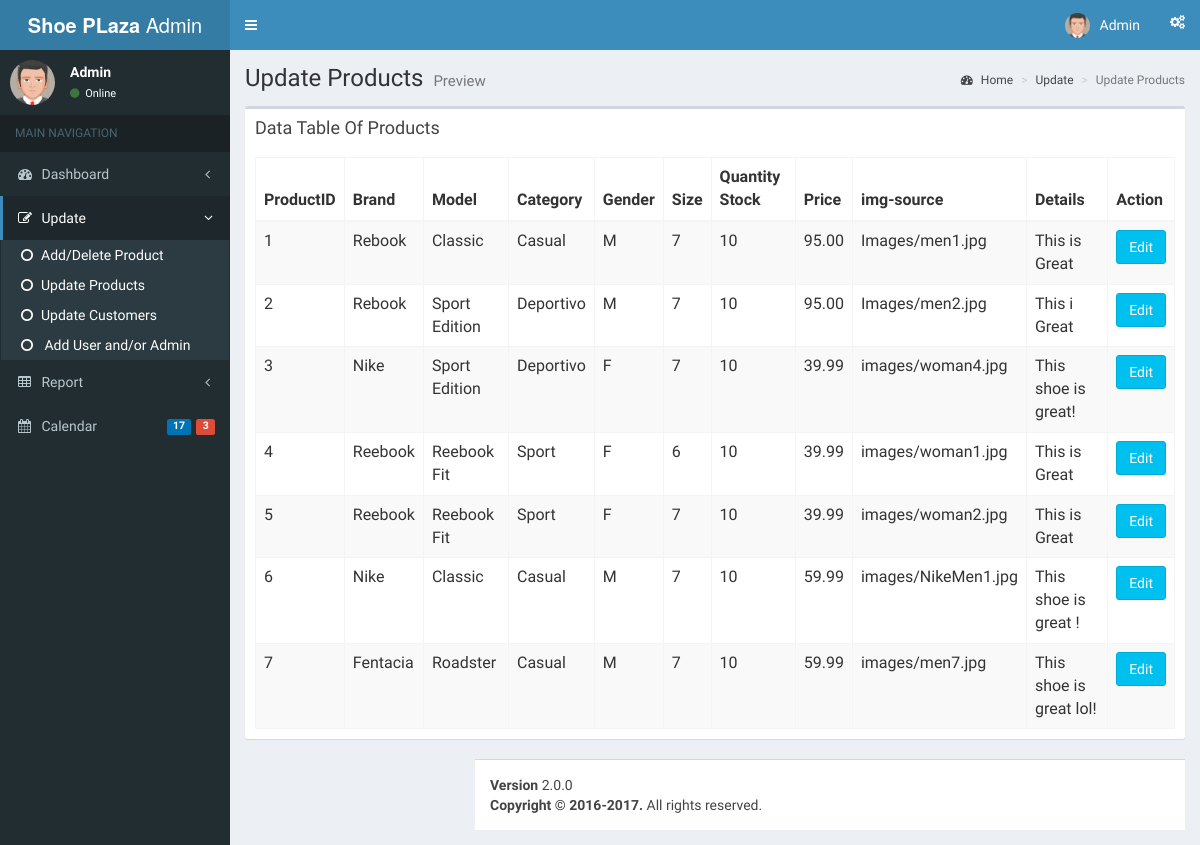
The page /admin/pages/forms/general3.php on the database as committed earlier.
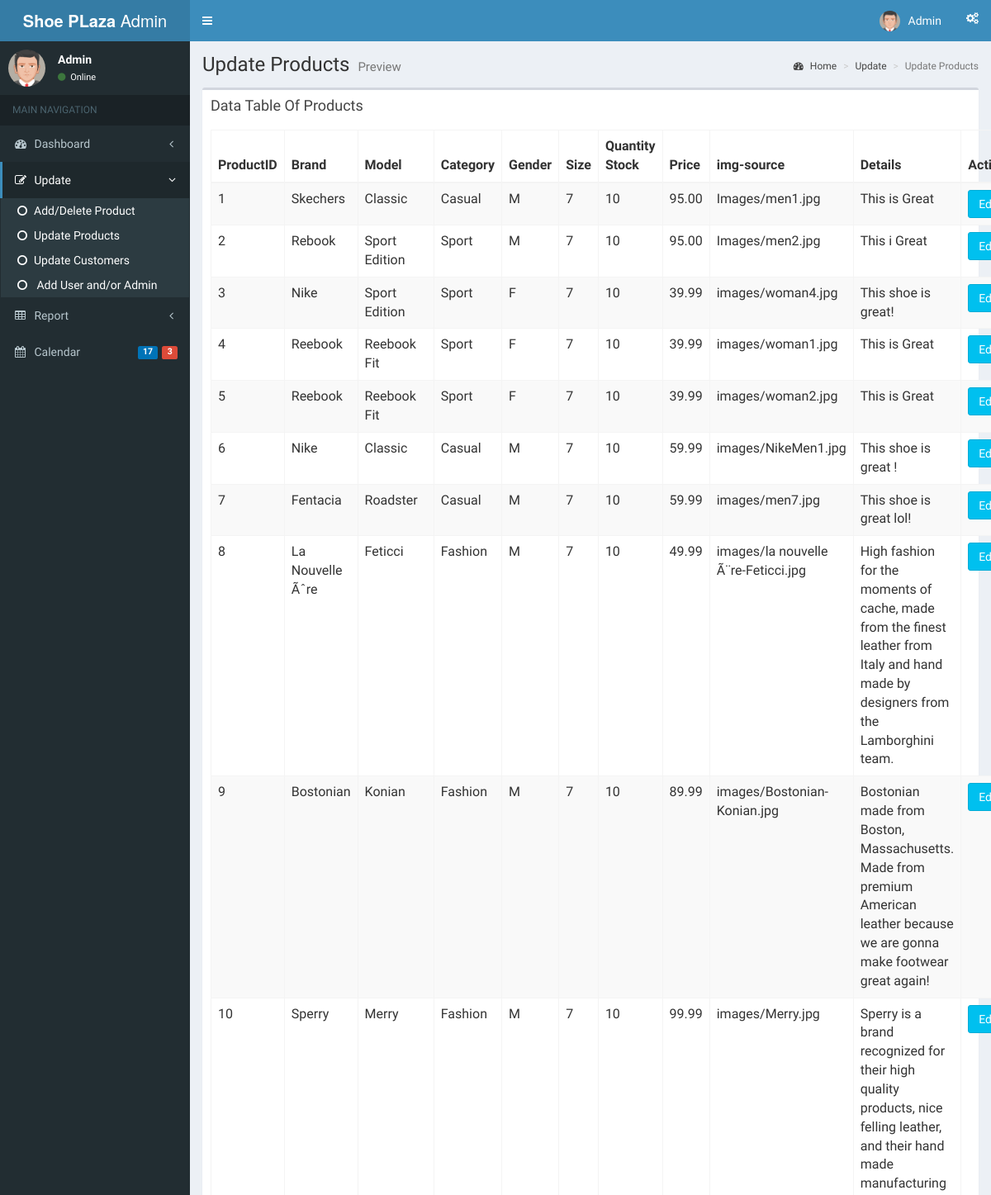
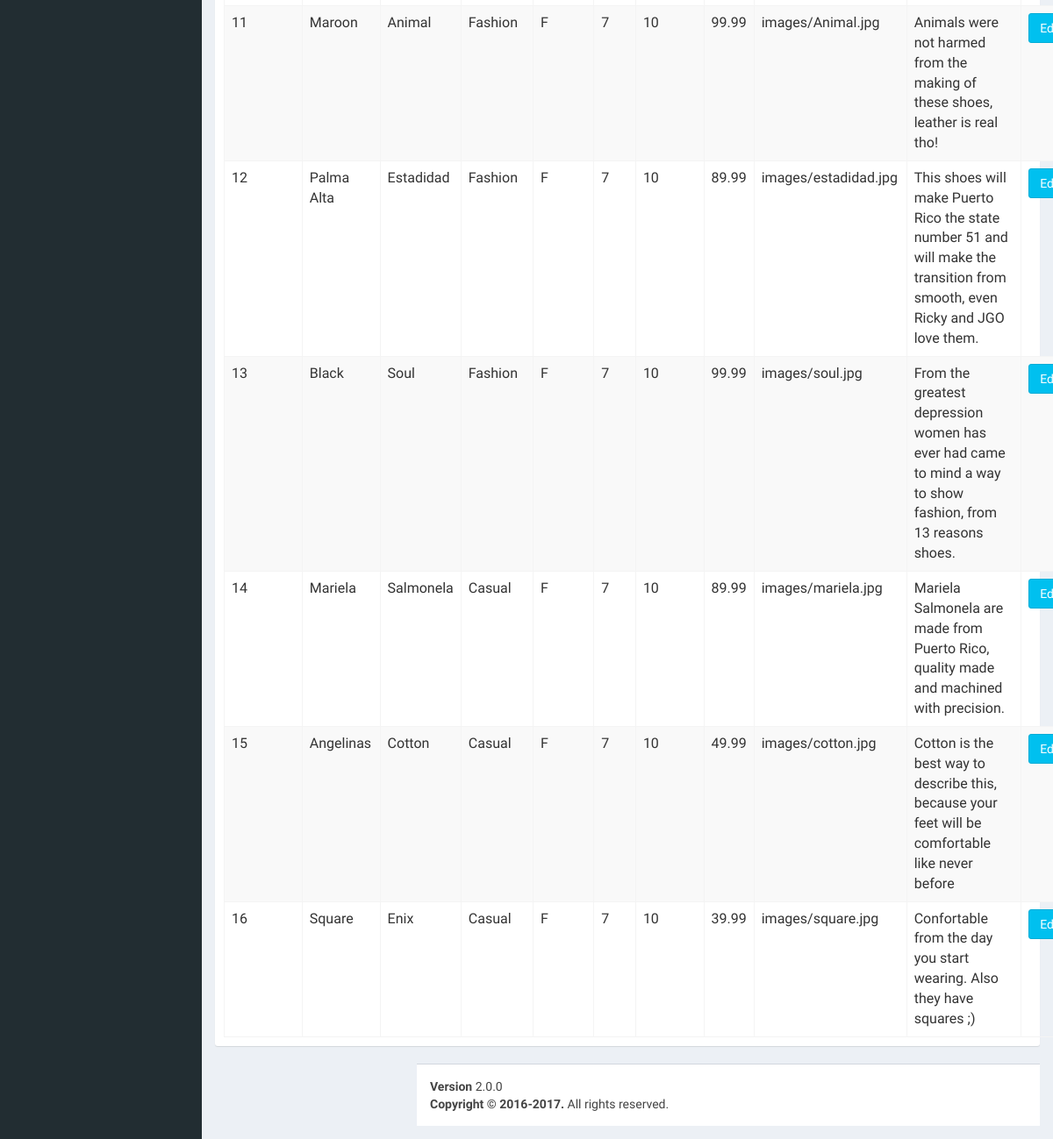
The same page on the database as committed later (2 pictures, top to bottom).
### tables this page shows
CREATE TABLE `shoe` (
  `ProductID` int(10) NOT NULL,
  `Brand` char(25) NOT NULL,
  `Model` char(25) NOT NULL,
  `Category` varchar(25) NOT NULL,
  `Gender` char(1) NOT NULL,
  `Size` int(10) NOT NULL,
  `Quantity_Stock` int(75) NOT NULL,
  `Price` float(5,2) NOT NULL,
  `img-source` varchar(255) NOT NULL,
  `Details` varchar(255) NOT NULL
);

### admin/pages/forms/general3.php (the view, shortened to what this page needs)
<?php
include 'recycle/topbar.php';
$db =  new mysqli("localhost", "root", "", "shoeplaza") or die("Unable to connect");
?>
  <div class="content-wrapper">
    <section class="content-header">
      <h1>
        Update Products
        <small>Preview</small>
      </h1>
      <ol class="breadcrumb">
        <li><a href="#"><i class="fa fa-dashboard"></i> Home</a></li>
        <li><a href="#">Update</a></li>
        <li class="active">Update Products</li>
      </ol>
    </section>
    <section class="content">
          <div class="box">
            <div class="box-header">
              <h3 class="box-title">Data Table Of Products</h3>
            </div>
            <div class="box-body">
                  <?php
                  $sql ="SELECT * FROM shoe";
                  $result=mysqli_query($db,$sql);
                  ?>
            <table class="table table-bordered table-striped">
                  <thead>
                  <form method="post" action="editors.php">
                  <tr>
                  <th>ProductID</th>
                  <th>Brand</th>
                  <th>Model</th>
                  <th>Category</th>
                  <th>Gender</th>
                  <th>Size</th>
                  <th>Quantity Stock</th>
                  <th>Price</th>
                  <th>img-source</th>
                  <th>Details</th>
                  <th>Action</th>
                  </tr>
                  </thead>
                  <tbody>
                 <?php
                  while ($row =mysqli_fetch_array($result)) {
                    ?>
                    <tr>
                    <td><?php echo $row["ProductID"]; ?></td>
                    <td><?php echo $row["Brand"]; ?></td>
                    <td><?php echo $row["Model"]; ?></td>
                    <td><?php echo $row["Category"]; ?></td>
                    <td><?php echo $row["Gender"]; ?></td>
                    <td><?php echo $row["Size"]; ?></td>
                    <td><?php echo $row["Quantity_Stock"];?></td>
                    <td><?php echo $row["Price"]; ?></td>
                    <td><?php echo $row["img-source"]; ?></td>
                    <td><?php echo $row["Details"]; ?></td>
                    <td> <button class="btn btn-info"name="edit" value=" <?= $row['ProductID'] ?>"> Edit</button></td>
                    </tr>
              <?php } ?>
                  </table>
            </div>
          </div>
  <?php include 'recycle/footer.php'; ?>
</body>
</html>

Rows that differ between the two databases and show on the page:
changed shoe "Images/men1.jpg": Brand "Rebook" → "Skechers"
changed shoe "Rebook": Category "Deportivo" → "Sport"
changed shoe "images/woman4.jpg": Category "Deportivo" → "Sport"
changed shoe "images/woman1.jpg": Size "6" → "7"
added shoe: ProductID "8", Brand "La Nouvelle Ãˆre", Model "Feticci", Category "Fashion", Gender "M", Size "7", Quantity_Stock "10", Price "49.99", value "images/la nouvelle Ã¨re-Feticci.jpg", Details "High fashion for the moments of cache, made from the finest leather from Italy and hand made by designers from the Lamborghini team."
added shoe: ProductID "9", Brand "Bostonian", Model "Konian", Category "Fashion", Gender "M", Size "7", Quantity_Stock "10", Price "89.99", value "images/Bostonian-Konian.jpg", Details "Bostonian made from Boston, Massachusetts. Made from premium American leather because we are gonna make footwear great again!"
added shoe: ProductID "10", Brand "Sperry", Model "Merry", Category "Fashion", Gender "M", Size "7", Quantity_Stock "10", Price "99.99", value "images/Merry.jpg", Details "Sperry is a brand recognized for their high quality products, nice felling leather, and their hand made manufacturing"
added shoe: ProductID "11", Brand "Maroon", Model "Animal", Category "Fashion", Gender "F", Size "7", Quantity_Stock "10", Price "99.99", value "images/Animal.jpg", Details "Animals were not harmed from the making of these shoes, leather is real tho!"
added shoe: ProductID "12", Brand "Palma Alta", Model "Estadidad", Category "Fashion", Gender "F", Size "7", Quantity_Stock "10", Price "89.99", value "images/estadidad.jpg", Details "This shoes will make Puerto Rico the state number 51 and will make the transition from smooth, even Ricky and JGO love them."
added shoe: ProductID "13", Brand "Black", Model "Soul", Category "Fashion", Gender "F", Size "7", Quantity_Stock "10", Price "99.99", value "images/soul.jpg", Details "From the greatest depression women has ever had came to mind a way to show fashion, from 13 reasons shoes."
added shoe: ProductID "14", Brand "Mariela", Model "Salmonela", Category "Casual", Gender "F", Size "7", Quantity_Stock "10", Price "89.99", value "images/mariela.jpg", Details "Mariela Salmonela are made from Puerto Rico, quality made and machined with precision."
added shoe: ProductID "15", Brand "Angelinas", Model "Cotton", Category "Casual", Gender "F", Size "7", Quantity_Stock "10", Price "49.99", value "images/cotton.jpg", Details "Cotton is the best way to describe this, because your feet will be comfortable like never before"
added shoe: ProductID "16", Brand "Square", Model "Enix", Category "Casual", Gender "F", Size "7", Quantity_Stock "10", Price "39.99", value "images/square.jpg", Details "Confortable from the day you start wearing. Also they have squares ;)"
